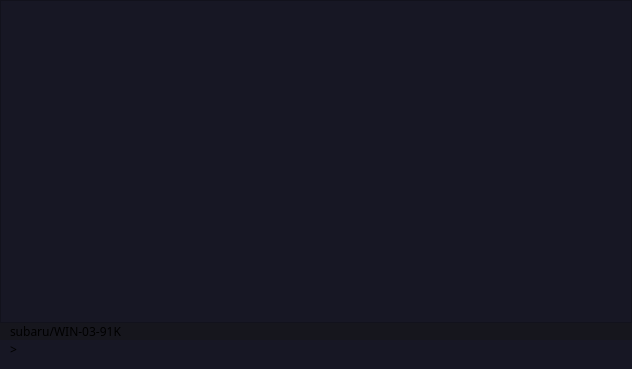
<?xml version="1.0" encoding="UTF-8"?>
<ui version="4.0">
 <class>Active_Session</class>
 <widget class="QWidget" name="Active_Session">
  <property name="geometry">
   <rect>
    <x>0</x>
    <y>0</y>
    <width>632</width>
    <height>369</height>
   </rect>
  </property>
  <property name="font">
   <font>
    <family>Monaco</family>
   </font>
  </property>
  <property name="windowTitle">
   <string>Form</string>
  </property>
  <property name="styleSheet">
   <string notr="true">background-color:#171724</string>
  </property>
  <layout class="QGridLayout" name="gridLayout">
   <property name="leftMargin">
    <number>0</number>
   </property>
   <property name="topMargin">
    <number>0</number>
   </property>
   <property name="rightMargin">
    <number>0</number>
   </property>
   <property name="bottomMargin">
    <number>0</number>
   </property>
   <property name="spacing">
    <number>0</number>
   </property>
   <item row="1" column="0">
    <layout class="QVBoxLayout" name="verticalLayout">
     <property name="spacing">
      <number>0</number>
     </property>
     <property name="leftMargin">
      <number>0</number>
     </property>
     <property name="bottomMargin">
      <number>10</number>
     </property>
     <item>
      <widget class="QFrame" name="frame">
       <property name="sizePolicy">
        <sizepolicy hsizetype="Preferred" vsizetype="Maximum">
         <horstretch>0</horstretch>
         <verstretch>0</verstretch>
        </sizepolicy>
       </property>
       <property name="styleSheet">
        <string notr="true">background-color:#16161D</string>
       </property>
       <property name="frameShape">
        <enum>QFrame::NoFrame</enum>
       </property>
       <property name="lineWidth">
        <number>9</number>
       </property>
       <layout class="QHBoxLayout" name="horizontalLayout_2">
        <property name="spacing">
         <number>0</number>
        </property>
        <property name="sizeConstraint">
         <enum>QLayout::SetNoConstraint</enum>
        </property>
        <property name="leftMargin">
         <number>0</number>
        </property>
        <property name="topMargin">
         <number>0</number>
        </property>
        <property name="rightMargin">
         <number>0</number>
        </property>
        <property name="bottomMargin">
         <number>0</number>
        </property>
        <item>
         <widget class="QLabel" name="machineName">
          <property name="font">
           <font>
            <family>Monaco</family>
           </font>
          </property>
          <property name="frameShape">
           <enum>QFrame::NoFrame</enum>
          </property>
          <property name="text">
           <string>subaru/WIN-03-91K</string>
          </property>
          <property name="margin">
           <number>0</number>
          </property>
          <property name="indent">
           <number>10</number>
          </property>
         </widget>
        </item>
       </layout>
      </widget>
     </item>
     <item>
      <layout class="QHBoxLayout" name="horizontalLayout">
       <property name="spacing">
        <number>5</number>
       </property>
       <property name="sizeConstraint">
        <enum>QLayout::SetDefaultConstraint</enum>
       </property>
       <property name="leftMargin">
        <number>10</number>
       </property>
       <property name="rightMargin">
        <number>0</number>
       </property>
       <item>
        <widget class="QLabel" name="label_3">
         <property name="font">
          <font>
           <family>Monaco</family>
           <underline>false</underline>
          </font>
         </property>
         <property name="text">
          <string>&gt;</string>
         </property>
        </widget>
       </item>
       <item>
        <widget class="QLineEdit" name="terminalInput">
         <property name="sizePolicy">
          <sizepolicy hsizetype="Expanding" vsizetype="Fixed">
           <horstretch>0</horstretch>
           <verstretch>0</verstretch>
          </sizepolicy>
         </property>
         <property name="font">
          <font>
           <family>Monaco</family>
          </font>
         </property>
         <property name="autoFillBackground">
          <bool>false</bool>
         </property>
         <property name="frame">
          <bool>false</bool>
         </property>
        </widget>
       </item>
      </layout>
     </item>
    </layout>
   </item>
   <item row="0" column="0">
    <widget class="QPlainTextEdit" name="terminalOutput">
     <property name="font">
      <font>
       <family>Monaco</family>
      </font>
     </property>
     <property name="frameShadow">
      <enum>QFrame::Sunken</enum>
     </property>
     <property name="backgroundVisible">
      <bool>false</bool>
     </property>
    </widget>
   </item>
  </layout>
 </widget>
 <resources/>
 <connections/>
</ui>
